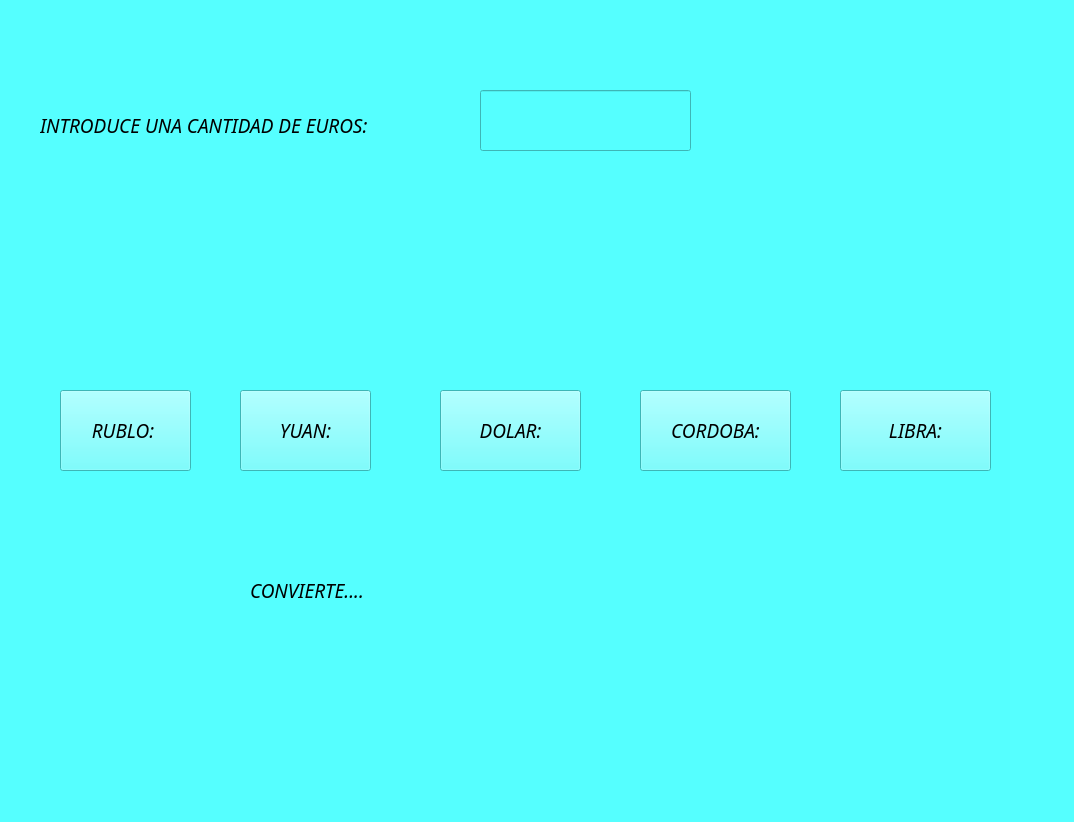
<?xml version="1.0" encoding="UTF-8"?>
<ui version="4.0">
 <class>MainWindow</class>
 <widget class="QMainWindow" name="MainWindow">
  <property name="geometry">
   <rect>
    <x>0</x>
    <y>0</y>
    <width>1074</width>
    <height>822</height>
   </rect>
  </property>
  <property name="windowTitle">
   <string>MainWindow</string>
  </property>
  <property name="styleSheet">
   <string notr="true">alternate-background-color: rgb(85, 255, 255);
background-color: rgb(85, 255, 255);
font: italic 14pt &quot;Brush Script MT&quot;;</string>
  </property>
  <widget class="QWidget" name="centralwidget">
   <widget class="QLabel" name="label">
    <property name="geometry">
     <rect>
      <x>40</x>
      <y>100</y>
      <width>431</width>
      <height>51</height>
     </rect>
    </property>
    <property name="font">
     <font>
      <family>Brush Script MT</family>
      <pointsize>14</pointsize>
      <weight>50</weight>
      <italic>true</italic>
      <bold>false</bold>
     </font>
    </property>
    <property name="text">
     <string>INTRODUCE UNA CANTIDAD DE EUROS:</string>
    </property>
   </widget>
   <widget class="QLineEdit" name="entrada_euros">
    <property name="geometry">
     <rect>
      <x>480</x>
      <y>90</y>
      <width>211</width>
      <height>61</height>
     </rect>
    </property>
    <property name="font">
     <font>
      <family>Brush Script MT</family>
      <pointsize>14</pointsize>
      <weight>50</weight>
      <italic>true</italic>
      <bold>false</bold>
     </font>
    </property>
   </widget>
   <widget class="QPushButton" name="boton_rublo">
    <property name="geometry">
     <rect>
      <x>60</x>
      <y>390</y>
      <width>131</width>
      <height>81</height>
     </rect>
    </property>
    <property name="font">
     <font>
      <family>Brush Script MT</family>
      <pointsize>14</pointsize>
      <weight>50</weight>
      <italic>true</italic>
      <bold>false</bold>
     </font>
    </property>
    <property name="text">
     <string>RUBLO: </string>
    </property>
   </widget>
   <widget class="QPushButton" name="boton_yuan">
    <property name="geometry">
     <rect>
      <x>240</x>
      <y>390</y>
      <width>131</width>
      <height>81</height>
     </rect>
    </property>
    <property name="font">
     <font>
      <family>Brush Script MT</family>
      <pointsize>14</pointsize>
      <weight>50</weight>
      <italic>true</italic>
      <bold>false</bold>
     </font>
    </property>
    <property name="text">
     <string>YUAN:</string>
    </property>
   </widget>
   <widget class="QPushButton" name="boton_cordoba">
    <property name="geometry">
     <rect>
      <x>640</x>
      <y>390</y>
      <width>151</width>
      <height>81</height>
     </rect>
    </property>
    <property name="font">
     <font>
      <family>Brush Script MT</family>
      <pointsize>14</pointsize>
      <weight>50</weight>
      <italic>true</italic>
      <bold>false</bold>
     </font>
    </property>
    <property name="text">
     <string>CORDOBA:</string>
    </property>
   </widget>
   <widget class="QPushButton" name="boton_dolar">
    <property name="geometry">
     <rect>
      <x>440</x>
      <y>390</y>
      <width>141</width>
      <height>81</height>
     </rect>
    </property>
    <property name="font">
     <font>
      <family>Brush Script MT</family>
      <pointsize>14</pointsize>
      <weight>50</weight>
      <italic>true</italic>
      <bold>false</bold>
     </font>
    </property>
    <property name="text">
     <string>DOLAR:</string>
    </property>
   </widget>
   <widget class="QLabel" name="label_resultado">
    <property name="geometry">
     <rect>
      <x>430</x>
      <y>570</y>
      <width>211</width>
      <height>61</height>
     </rect>
    </property>
    <property name="font">
     <font>
      <family>Brush Script MT</family>
      <pointsize>14</pointsize>
      <weight>50</weight>
      <italic>true</italic>
      <bold>false</bold>
     </font>
    </property>
    <property name="text">
     <string/>
    </property>
   </widget>
   <widget class="QLabel" name="label_7">
    <property name="geometry">
     <rect>
      <x>250</x>
      <y>540</y>
      <width>171</width>
      <height>101</height>
     </rect>
    </property>
    <property name="font">
     <font>
      <family>Brush Script MT</family>
      <pointsize>14</pointsize>
      <weight>50</weight>
      <italic>true</italic>
      <bold>false</bold>
     </font>
    </property>
    <property name="text">
     <string>CONVIERTE....</string>
    </property>
   </widget>
   <widget class="QPushButton" name="boton_libra">
    <property name="geometry">
     <rect>
      <x>840</x>
      <y>390</y>
      <width>151</width>
      <height>81</height>
     </rect>
    </property>
    <property name="font">
     <font>
      <family>Brush Script MT</family>
      <pointsize>14</pointsize>
      <weight>50</weight>
      <italic>true</italic>
      <bold>false</bold>
     </font>
    </property>
    <property name="text">
     <string>LIBRA:</string>
    </property>
   </widget>
  </widget>
  <widget class="QMenuBar" name="menubar">
   <property name="geometry">
    <rect>
     <x>0</x>
     <y>0</y>
     <width>1074</width>
     <height>34</height>
    </rect>
   </property>
  </widget>
  <widget class="QStatusBar" name="statusbar"/>
 </widget>
 <resources/>
 <connections/>
</ui>
